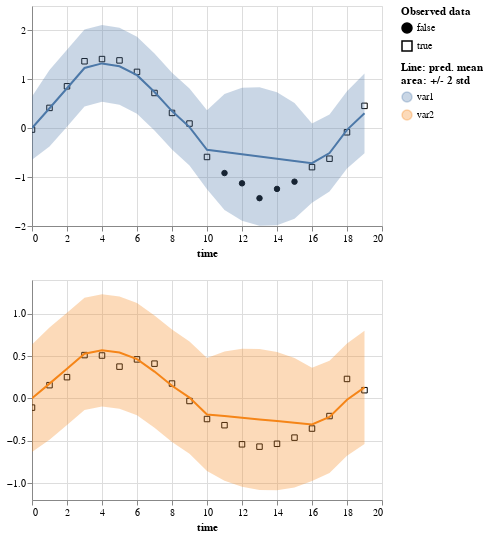

Notebook code for this chart:
### Code cell
p5 = facet_variable(plot_df5, ys=["value", "mean"], error=True, gap_area=False, props={'width': 350, 'height': 220}, n_cols=1)
p5

### Figure 1 — Vega-Lite specification as saved in the notebook (floating-point values rounded to 4 significant figures)
{"config": {"view": {"continuousWidth": 400, "continuousHeight": 300}}, "vconcat": [{"hconcat": [{"layer": [{"mark": {"type": "point", "color": "black", "fillOpacity": 1, "strokeWidth": 1}, "encoding": {"fill": {"field": "is_present", "legend": {"title": ["Observed data"]}, "scale": {"range": ["black", "#ffffff00"]}, "type": "nominal"}, "shape": {"field": "is_present", "type": "nominal"}, "x": {"axis": {"domain": true, "labels": true, "ticks": true, "title": "time"}, "field": "time", "type": "quantitative"}, "y": {"field": "value", "scale": {"zero": false}, "title": "", "type": "quantitative"}}}, {"mark": "errorband", "encoding": {"color": {"field": "variable", "legend": {"title": ["Line: pred. mean", "area: +/- 2 std"]}, "type": "nominal"}, "x": {"field": "time", "type": "quantitative"}, "y": {"field": "err_low", "scale": {"zero": false}, "title": "", "type": "quantitative"}, "y2": {"field": "err_high"}}, "name": "view_13"}, {"mark": "line", "encoding": {"color": {"field": "variable", "type": "nominal"}, "x": {"field": "time", "type": "quantitative"}, "y": {"field": "mean", "scale": {"zero": false}, "title": "", "type": "quantitative"}}}], "height": 220, "title": "", "width": 350}], "data": {"name": "data-82974c3d5c753f9cedd8d587e812f122"}}, {"hconcat": [{"layer": [{"mark": {"type": "point", "color": "black", "fillOpacity": 1, "strokeWidth": 1}, "encoding": {"fill": {"field": "is_present", "legend": {"title": ["Observed data"]}, "scale": {"range": ["black", "#ffffff00"]}, "type": "nominal"}, "shape": {"field": "is_present", "type": "nominal"}, "x": {"axis": {"domain": true, "labels": true, "ticks": true, "title": "time"}, "field": "time", "type": "quantitative"}, "y": {"field": "value", "scale": {"zero": false}, "title": "", "type": "quantitative"}}}, {"mark": "errorband", "encoding": {"color": {"field": "variable", "legend": {"title": ["Line: pred. mean", "area: +/- 2 std"]}, "type": "nominal"}, "x": {"field": "time", "type": "quantitative"}, "y": {"field": "err_low", "scale": {"zero": false}, "title": "", "type": "quantitative"}, "y2": {"field": "err_high"}}, "name": "view_14"}, {"mark": "line", "encoding": {"color": {"field": "variable", "type": "nominal"}, "x": {"field": "time", "type": "quantitative"}, "y": {"field": "mean", "scale": {"zero": false}, "title": "", "type": "quantitative"}}}], "height": 220, "title": "", "width": 350}], "data": {"name": "data-8da81a0df5bca7b93210fd844a165078"}}], "params": [{"name": "param_25", "select": {"type": "interval", "encodings": ["x"]}, "bind": "scales", "views": ["view_13", "view_14"]}], "$schema": "https://vega.github.io/schema/vega-lite/v5.2.0.json", "datasets": {"data-82974c3d5c753f9cedd8d587e812f122": [{"time": 0, "is_present": true, "variable": "var1", "value": -0.02771, "mean": 0.004226, "std": 0.3234, "err_low": -0.6425, "err_high": 0.651}, {"time": 1, "is_present": true, "variable": "var1", "value": 0.4156, "mean": 0.4092, "std": 0.3905, "err_low": -0.3718, "err_high": 1.19}, {"time": 2, "is_present": true, "variable": "var1", "value": 0.8575, "mean": 0.8176, "std": 0.3933, "err_low": 0.03104, "err_high": 1.604}, {"time": 3, "is_present": true, "variable": "var1", "value": 1.369, "mean": 1.232, "std": 0.3934, "err_low": 0.4452, "err_high": 2.019}, {"time": 4, "is_present": true, "variable": "var1", "value": 1.414, "mean": 1.326, "std": 0.3934, "err_low": 0.539, "err_high": 2.113}, {"time": 5, "is_present": true, "variable": "var1", "value": 1.387, "mean": 1.266, "std": 0.3934, "err_low": 0.4794, "err_high": 2.053}, {"time": 6, "is_present": true, "variable": "var1", "value": 1.152, "mean": 1.085, "std": 0.3934, "err_low": 0.298, "err_high": 1.872}, {"time": 7, "is_present": true, "variable": "var1", "value": 0.7205, "mean": 0.7413, "std": 0.3934, "err_low": -0.04554, "err_high": 1.528}, {"time": 8, "is_present": true, "variable": "var1", "value": 0.313, "mean": 0.3502, "std": 0.3934, "err_low": -0.4367, "err_high": 1.137}, {"time": 9, "is_present": true, "variable": "var1", "value": 0.09538, "mean": 0.02281, "std": 0.3939, "err_low": -0.765, "err_high": 0.8107}, {"time": 10, "is_present": true, "variable": "var1", "value": -0.5881, "mean": -0.4407, "std": 0.4046, "err_low": -1.25, "err_high": 0.3685}, {"time": 11, "is_present": false, "variable": "var1", "value": -0.917, "mean": -0.4864, "std": 0.5924, "err_low": -1.671, "err_high": 0.6984}, {"time": 12, "is_present": false, "variable": "var1", "value": -1.127, "mean": -0.532, "std": 0.6807, "err_low": -1.893, "err_high": 0.8293}, {"time": 13, "is_present": false, "variable": "var1", "value": -1.431, "mean": -0.5777, "std": 0.7076, "err_low": -1.993, "err_high": 0.8376}, {"time": 14, "is_present": false, "variable": "var1", "value": -1.241, "mean": -0.6233, "std": 0.6807, "err_low": -1.985, "err_high": 0.738}, {"time": 15, "is_present": false, "variable": "var1", "value": -1.093, "mean": -0.6689, "std": 0.5924, "err_low": -1.854, "err_high": 0.5159}, {"time": 16, "is_present": true, "variable": "var1", "value": -0.796, "mean": -0.7146, "std": 0.4046, "err_low": -1.524, "err_high": 0.09463}, {"time": 17, "is_present": true, "variable": "var1", "value": -0.6234, "mean": -0.5089, "std": 0.394, "err_low": -1.297, "err_high": 0.279}, {"time": 18, "is_present": true, "variable": "var1", "value": -0.08297, "mean": -0.03366, "std": 0.3941, "err_low": -0.8219, "err_high": 0.7546}, {"time": 19, "is_present": true, "variable": "var1", "value": 0.4575, "mean": 0.3051, "std": 0.408, "err_low": -0.5109, "err_high": 1.121}], "data-8da81a0df5bca7b93210fd844a165078": [{"time": 0, "is_present": true, "variable": "var2", "value": -0.1083, "mean": 0.001811, "std": 0.3176, "err_low": -0.6333, "err_high": 0.6369}, {"time": 1, "is_present": true, "variable": "var2", "value": 0.157, "mean": 0.1754, "std": 0.3311, "err_low": -0.4869, "err_high": 0.8376}, {"time": 2, "is_present": true, "variable": "var2", "value": 0.2517, "mean": 0.3504, "std": 0.3317, "err_low": -0.313, "err_high": 1.014}, {"time": 3, "is_present": true, "variable": "var2", "value": 0.5125, "mean": 0.528, "std": 0.3318, "err_low": -0.1355, "err_high": 1.192}, {"time": 4, "is_present": true, "variable": "var2", "value": 0.5075, "mean": 0.5682, "std": 0.3318, "err_low": -0.0953, "err_high": 1.232}, {"time": 5, "is_present": true, "variable": "var2", "value": 0.3763, "mean": 0.5427, "std": 0.3318, "err_low": -0.1208, "err_high": 1.206}, {"time": 6, "is_present": true, "variable": "var2", "value": 0.4617, "mean": 0.4649, "std": 0.3318, "err_low": -0.1986, "err_high": 1.128}, {"time": 7, "is_present": true, "variable": "var2", "value": 0.4113, "mean": 0.3177, "std": 0.3318, "err_low": -0.3458, "err_high": 0.9812}, {"time": 8, "is_present": true, "variable": "var2", "value": 0.1763, "mean": 0.1501, "std": 0.3318, "err_low": -0.5134, "err_high": 0.8136}, {"time": 9, "is_present": true, "variable": "var2", "value": -0.02992, "mean": 0.009774, "std": 0.3319, "err_low": -0.654, "err_high": 0.6735}, {"time": 10, "is_present": true, "variable": "var2", "value": -0.243, "mean": -0.1889, "std": 0.3342, "err_low": -0.8573, "err_high": 0.4795}, {"time": 11, "is_present": true, "variable": "var2", "value": -0.3159, "mean": -0.2084, "std": 0.3822, "err_low": -0.9729, "err_high": 0.556}, {"time": 12, "is_present": true, "variable": "var2", "value": -0.5419, "mean": -0.228, "std": 0.4083, "err_low": -1.045, "err_high": 0.5886}, {"time": 13, "is_present": true, "variable": "var2", "value": -0.5695, "mean": -0.2476, "std": 0.4167, "err_low": -1.081, "err_high": 0.5858}, {"time": 14, "is_present": true, "variable": "var2", "value": -0.5358, "mean": -0.2671, "std": 0.4083, "err_low": -1.084, "err_high": 0.5495}, {"time": 15, "is_present": true, "variable": "var2", "value": -0.4628, "mean": -0.2867, "std": 0.3822, "err_low": -1.051, "err_high": 0.4778}, {"time": 16, "is_present": true, "variable": "var2", "value": -0.3556, "mean": -0.3062, "std": 0.3342, "err_low": -0.9747, "err_high": 0.3622}, {"time": 17, "is_present": true, "variable": "var2", "value": -0.2079, "mean": -0.2181, "std": 0.3319, "err_low": -0.8819, "err_high": 0.4456}, {"time": 18, "is_present": true, "variable": "var2", "value": 0.2307, "mean": -0.01442, "std": 0.3319, "err_low": -0.6782, "err_high": 0.6494}, {"time": 19, "is_present": true, "variable": "var2", "value": 0.09779, "mean": 0.1308, "std": 0.335, "err_low": -0.5392, "err_high": 0.8007}]}}
